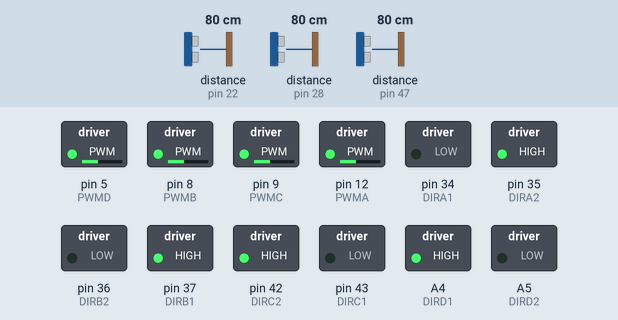
A sketch run on a simulated Arduino Mega 2560, built with avr-gcc and run on an emulated ATmega2560. Parts: switched loads named in the sketch (green lamp = pin HIGH). Wiring (inferred from the names in the program): 3 × ultrasonic range finder: trigger pin 24, echo pin 22 / trigger pin 25, echo pin 28 / trigger pin 48, echo pin 47. The test bench sets the inputs (shaded band); at power-on: distance to the obstacle (sensors on pin 22, pin 47, pin 28) 80 cm. The echo pulse lasts 58.3 µs per cm; pins used as bus, display or sensor lines are not drawn; what the sketch prints to the serial monitor is not drawn.

Above: at 1.2 s.
1.3 s: distance to the obstacle (sensor on pin 22) set to 2 cm
At 2.5 s:
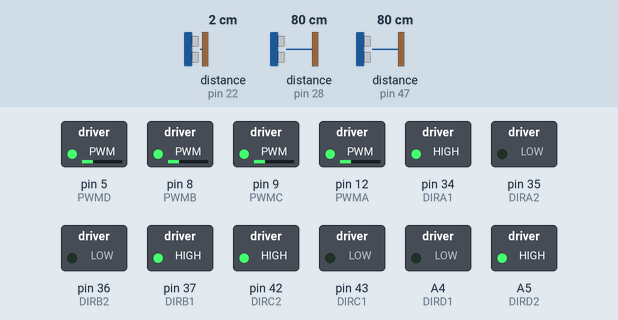
2.8 s: distance to the obstacle (sensor on pin 47) set to 32 cm
5.8 s: distance to the obstacle (sensor on pin 47) set to 27 cm
At 6.9 s:
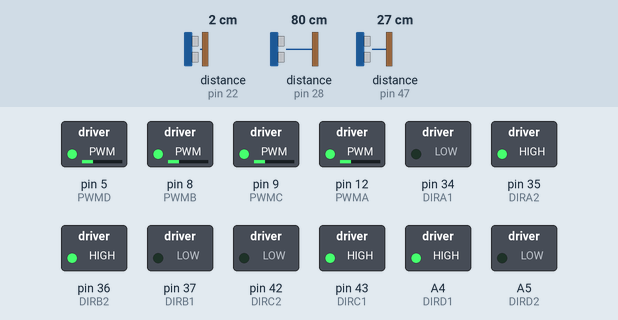
Timing chart, 0 to 8.8 s (numbered marks = the images above; inputs shaded):
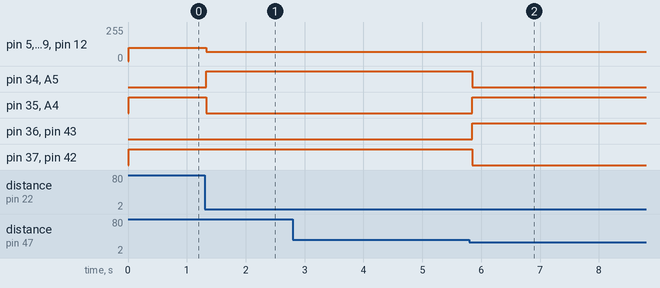

The sketch:

UltraSonic3.ino
```cpp
// 3개의 센서
// 정면 초음파 센서 A 핀 정의
#define Echo_A 22 // 초음파 수신 핀
#define Trig_A 24 // 초음파 제어 핀
// 왼쪽 정면 초음파 센서 B 핀 정의
#define Echo_B 47 // 초음파 수신 핀
#define Trig_B 48 // 초음파 제어 핀
// 오른쪽 정면 초음파 센서 C 핀 정의
#define Echo_C 28 // 초음파 수신 핀
#define Trig_C 25 // 초음파 제어 핀

// 모터 핀 정의
#define PWMA 12 // A모터 속도
#define DIRA1 34
#define DIRA2 35 // A모터 방향
#define PWMB 8 // B모터 속도
#define DIRB1 37
#define DIRB2 36 // B모터 방향
#define PWMC 9 // C모터 속도
#define DIRC1 43
#define DIRC2 42 // C모터 방향
#define PWMD 5 // D모터 속도
#define DIRD1 A4
#define DIRD2 A5 // D모터 방향

// 모터 제어, 전진, 후진, 정지
// 왼쪽 앞 바퀴
#define MOTORA_FORWARD(pwm) do { digitalWrite(DIRA1, LOW); digitalWrite(DIRA2, HIGH); analogWrite(PWMA, pwm); } while (0)
#define MOTORA_STOP(x) do { digitalWrite(DIRA1, LOW); digitalWrite(DIRA2, LOW); analogWrite(PWMA, 0); } while (0)
#define MOTORA_BACKOFF(pwm) do { digitalWrite(DIRA1, HIGH); digitalWrite(DIRA2, LOW); analogWrite(PWMA, pwm); } while (0)
// 오른쪽 앞 바퀴
#define MOTORB_FORWARD(pwm) do { digitalWrite(DIRB1, HIGH); digitalWrite(DIRB2, LOW); analogWrite(PWMB, pwm); } while (0)
#define MOTORB_STOP(x) do { digitalWrite(DIRB1, LOW); digitalWrite(DIRB2, LOW); analogWrite(PWMB, 0); } while (0)
#define MOTORB_BACKOFF(pwm) do { digitalWrite(DIRB1, LOW); digitalWrite(DIRB2, HIGH); analogWrite(PWMB, pwm); } while (0)
// 왼쪽 뒷 바퀴
#define MOTORC_FORWARD(pwm) do { digitalWrite(DIRC1, LOW); digitalWrite(DIRC2, HIGH); analogWrite(PWMC, pwm); } while (0)
#define MOTORC_STOP(x) do { digitalWrite(DIRC1, LOW); digitalWrite(DIRC2, LOW); analogWrite(PWMC, 0); } while (0)
#define MOTORC_BACKOFF(pwm) do { digitalWrite(DIRC1, HIGH); digitalWrite(DIRC2, LOW); analogWrite(PWMC, pwm); } while (0)
// 오른쪽 뒷 바퀴
#define MOTORD_FORWARD(pwm) do { digitalWrite(DIRD1, HIGH); digitalWrite(DIRD2, LOW); analogWrite(PWMD, pwm); } while (0)
#define MOTORD_STOP(x) do { digitalWrite(DIRD1, LOW); digitalWrite(DIRD2, LOW); analogWrite(PWMD, 0); } while (0)
#define MOTORD_BACKOFF(pwm) do { digitalWrite(DIRD1, LOW); digitalWrite(DIRD2, HIGH); analogWrite(PWMD, pwm); } while (0)

#define SERIAL Serial

// PWM 매개변수 정의
#define MAX_PWM 200
#define MIN_PWM 130

int Motor_PWM = 80;
int Motor_PWM_LOW = 70;
int Motor_PWM_HIGH = 100;

// 모터 제어, 전진, 후진, 좌회전, 우회전, 정지 함수

//    ↑A-----B↑
//     |  ↑  |
//     |  |  |
//    ↑C-----D↑
void ADVANCE()
{
  MOTORA_FORWARD(Motor_PWM_HIGH);MOTORB_FORWARD(Motor_PWM_HIGH);
  MOTORC_FORWARD(Motor_PWM_HIGH);MOTORD_FORWARD(Motor_PWM_HIGH);
}

//    ↓A-----B↓
//     |  |  |
//     |  ↓  |
//    ↓C-----D↓
void BACK()
{
  MOTORA_BACKOFF(Motor_PWM);MOTORB_BACKOFF(Motor_PWM);
  MOTORC_BACKOFF(Motor_PWM);MOTORD_BACKOFF(Motor_PWM);
}
//    =A-----B↑
//     |   ↖ |
//     | ↖   |
//    ↑C-----D=
void LEFT_1()
{
  MOTORA_FORWARD(Motor_PWM);MOTORB_STOP(Motor_PWM);
  MOTORC_STOP(Motor_PWM);MOTORD_FORWARD(Motor_PWM);
}

//    ↓A-----B↑
//     |  ←  |
//     |  ←  |
//    ↑C-----D↓
void LEFT_2()
{
  MOTORA_BACKOFF(Motor_PWM_LOW);MOTORB_FORWARD(Motor_PWM_LOW);
  MOTORC_FORWARD(Motor_PWM_LOW);MOTORD_BACKOFF(Motor_PWM_LOW);
}
//    ↓A-----B=
//     | ↙   |
//     |   ↙ |
//    =C-----D↓
void LEFT_3()
{
  MOTORA_BACKOFF(Motor_PWM);MOTORB_STOP(Motor_PWM);
  MOTORC_STOP(Motor_PWM);MOTORD_BACKOFF(Motor_PWM);
}
//    ↑A-----B=
//     | ↗   |
//     |   ↗ |
//    =C-----D↑
void RIGHT_1()
{
  MOTORA_FORWARD(Motor_PWM);MOTORB_STOP(Motor_PWM);
  MOTORC_STOP(Motor_PWM);MOTORD_FORWARD(Motor_PWM);
}
//    ↑A-----B↓
//     |  →  |
//     |  →  |
//    ↓C-----D↑
void RIGHT_2()
{
  MOTORA_FORWARD(Motor_PWM_LOW);MOTORB_BACKOFF(Motor_PWM_LOW);
  MOTORC_BACKOFF(Motor_PWM_LOW);MOTORD_FORWARD(Motor_PWM_LOW);
}
//    =A-----B↓
//     |   ↘ |
//     | ↘   |
//    ↓C-----D=
void RIGHT_3()
{
  MOTORA_STOP(Motor_PWM);MOTORB_BACKOFF(Motor_PWM);
  MOTORC_BACKOFF(Motor_PWM);MOTORD_STOP(Motor_PWM);
}

//    ↑A-----B↓
//     | ↗ ↘ |
//     | ↖ ↙ |
//    ↑C-----D↓
void rotate_1(uint8_t pwm_A,uint8_t pwm_B,uint8_t pwm_C,uint8_t pwm_D)
{
  MOTORA_BACKOFF(pwm_A);MOTORB_FORWARD(pwm_B);
  MOTORC_FORWARD(pwm_C);MOTORD_BACKOFF(pwm_D);
}

//    ↓A-----B↑
//     | ↙ ↖ |
//     | ↘ ↗ |
//    ↓C-----D↑
void rotate_2(uint8_t pwm_A,uint8_t pwm_B,uint8_t pwm_C,uint8_t pwm_D)
{
  MOTORA_FORWARD(pwm_A);MOTORB_BACKOFF(pwm_B);
  MOTORC_BACKOFF(pwm_C);MOTORD_FORWARD(pwm_D);
}
//    =A-----B=
//     |  =  |
//     |  =  |
//    =C-----D=
void STOP()
{
  MOTORA_STOP(Motor_PWM);MOTORB_STOP(Motor_PWM);
  MOTORC_STOP(Motor_PWM);MOTORD_STOP(Motor_PWM);
}

// 테스트 거리 초기화
float echoDistance_A;
float echoDistance_B;
float echoDistance_C;
int leftDistance = 0;
int rightDistance = 0;
int forwardDistance = 0;

#define LOG_DEBUG

#ifdef LOG_DEBUG
#define M_LOG SERIAL.print
#else
#define M_LOG
#endif

void IO_init() // 핀 모드 설정
{
  pinMode(PWMA, OUTPUT);
  pinMode(DIRA1, OUTPUT);
  pinMode(DIRA2, OUTPUT);
  pinMode(PWMB, OUTPUT);
  pinMode(DIRB1, OUTPUT);
  pinMode(DIRB2, OUTPUT);
  pinMode(PWMC, OUTPUT);
  pinMode(DIRC1, OUTPUT);
  pinMode(DIRC2, OUTPUT);
  pinMode(PWMD, OUTPUT);
  pinMode(DIRD1, OUTPUT);
  pinMode(DIRD2, OUTPUT);
  pinMode(Trig_A, OUTPUT);
  pinMode(Echo_A, INPUT);
  pinMode(Trig_B, OUTPUT);
  pinMode(Echo_B, INPUT);
  pinMode(Trig_C, OUTPUT);
  pinMode(Echo_C, INPUT);
  STOP();
}

int testDistance_A() { // 거리 측정 함수
  // 초음파 모듈 활성화
  digitalWrite(Trig_A, LOW);
  delayMicroseconds(2);
  digitalWrite(Trig_A, HIGH);
  delayMicroseconds(20);
  digitalWrite(Trig_A, LOW);
  echoDistance_A = pulseIn(Echo_A, HIGH);
  echoDistance_A /= 58; // echoDistance = echoDistance ÷ 58
  return (int)echoDistance_A;
}

int testDistance_B() { // 거리 측정 함수
  // 초음파 모듈 활성화
  digitalWrite(Trig_B, LOW);
  delayMicroseconds(2);
  digitalWrite(Trig_B, HIGH);
  delayMicroseconds(20);
  digitalWrite(Trig_B, LOW);
  echoDistance_B = pulseIn(Echo_B, HIGH);
  echoDistance_B /= 58; // echoDistance = echoDistance ÷ 58
  return (int)echoDistance_B;
}

int testDistance_C() { // 거리 측정 함수
  // 초음파 모듈 활성화
  digitalWrite(Trig_C, LOW);
  delayMicroseconds(2);
  digitalWrite(Trig_C, HIGH);
  delayMicroseconds(20);
  digitalWrite(Trig_C, LOW);
  echoDistance_C = pulseIn(Echo_C, HIGH);
  echoDistance_C /= 58; // echoDistance = echoDistance ÷ 58
  return (int)echoDistance_C;
}

void setup() {
  SERIAL.begin(9600);
  IO_init();
}

void loop() {
  forwardDistance = testDistance_A(); // 전방 거리 데이터 저장
  leftDistance = testDistance_B(); // 왼쪽 거리 데이터 저장
  rightDistance = testDistance_C(); // 오른쪽 거리 데이터 저장

  if (forwardDistance <= 30) {
    if (leftDistance <= 30) {
      RIGHT_2();
      M_LOG("왼쪽, 전방에 장애물이 있어서 오른쪽으로 이동합니다.\r\n");
    } else {
      LEFT_2();
      M_LOG("오른쪽, 전방에 장애물이 있어서 왼쪽으로 이동합니다.\r\n");
    }
  } else if (leftDistance <= 30) {
    RIGHT_2();
    M_LOG("왼쪽에 장애물이 있어서 오른쪽으로 이동합니다.\r\n");
  } else if (rightDistance <= 30) {
    LEFT_2();
    M_LOG("오른쪽에 장애물이 있어서 왼쪽으로 이동합니다!\r\n");
  } else {
    ADVANCE();
    M_LOG("전진합니다.\r\n");
  }
}
```

Measured:
- the behaviour switches between 31 and 30 cm on distance to the obstacle (sensor on pin 47) (found by bisection; images 1 and 2)
- after the input at 1.3 s, pin 5 (PWMD), pin 8 (PWMB), pin 9 (PWMC), pin 12 (PWMA): 100/255 → 70/255 at once; pin 34 (DIRA1), A5 (DIRD2): LOW → HIGH at once; pin 35 (DIRA2), A4 (DIRD1): HIGH → LOW at once
- after the input at 2.8 s, every drawn part: stays the same
- after the input at 5.8 s, pin 34 (DIRA1), pin 37 (DIRB1), pin 42 (DIRC2), A5 (DIRD2): HIGH → LOW after 0.05 s; pin 35 (DIRA2), pin 36 (DIRB2), pin 43 (DIRC1), A4 (DIRD1): LOW → HIGH after 0.05 s
